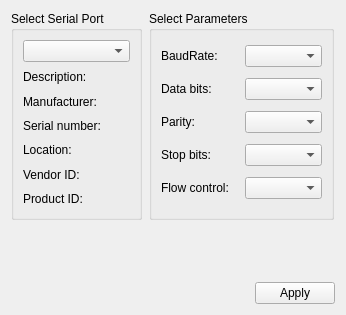
<?xml version="1.0" encoding="UTF-8"?>
<ui version="4.0">
 <class>Settings</class>
 <widget class="QMainWindow" name="Settings">
  <property name="geometry">
   <rect>
    <x>0</x>
    <y>0</y>
    <width>346</width>
    <height>315</height>
   </rect>
  </property>
  <property name="windowTitle">
   <string>MainWindow</string>
  </property>
  <widget class="QWidget" name="centralwidget">
   <widget class="QGroupBox" name="parametersBox">
    <property name="geometry">
     <rect>
      <x>149</x>
      <y>11</y>
      <width>185</width>
      <height>209</height>
     </rect>
    </property>
    <property name="title">
     <string>Select Parameters</string>
    </property>
    <layout class="QGridLayout" name="gridLayout_2">
     <item row="0" column="0">
      <widget class="QLabel" name="baudRateLabel">
       <property name="text">
        <string>BaudRate:</string>
       </property>
      </widget>
     </item>
     <item row="0" column="1">
      <widget class="QComboBox" name="baudRateBox"/>
     </item>
     <item row="1" column="0">
      <widget class="QLabel" name="dataBitsLabel">
       <property name="text">
        <string>Data bits:</string>
       </property>
      </widget>
     </item>
     <item row="1" column="1">
      <widget class="QComboBox" name="dataBitsBox"/>
     </item>
     <item row="2" column="0">
      <widget class="QLabel" name="parityLabel">
       <property name="text">
        <string>Parity:</string>
       </property>
      </widget>
     </item>
     <item row="2" column="1">
      <widget class="QComboBox" name="parityBox"/>
     </item>
     <item row="3" column="0">
      <widget class="QLabel" name="stopBitsLabel">
       <property name="text">
        <string>Stop bits:</string>
       </property>
      </widget>
     </item>
     <item row="3" column="1">
      <widget class="QComboBox" name="stopBitsBox"/>
     </item>
     <item row="4" column="0">
      <widget class="QLabel" name="flowControlLabel">
       <property name="text">
        <string>Flow control:</string>
       </property>
      </widget>
     </item>
     <item row="4" column="1">
      <widget class="QComboBox" name="flowControlBox"/>
     </item>
    </layout>
   </widget>
   <widget class="QGroupBox" name="selectBox">
    <property name="geometry">
     <rect>
      <x>11</x>
      <y>11</y>
      <width>131</width>
      <height>209</height>
     </rect>
    </property>
    <property name="title">
     <string>Select Serial Port</string>
    </property>
    <layout class="QGridLayout" name="gridLayout">
     <item row="0" column="0">
      <widget class="QComboBox" name="serialPortInfoListBox"/>
     </item>
     <item row="6" column="0">
      <widget class="QLabel" name="pidLabel">
       <property name="text">
        <string>Product ID:</string>
       </property>
      </widget>
     </item>
     <item row="3" column="0">
      <widget class="QLabel" name="serialNumberLabel">
       <property name="text">
        <string>Serial number:</string>
       </property>
      </widget>
     </item>
     <item row="5" column="0">
      <widget class="QLabel" name="vidLabel">
       <property name="text">
        <string>Vendor ID:</string>
       </property>
      </widget>
     </item>
     <item row="4" column="0">
      <widget class="QLabel" name="locationLabel">
       <property name="text">
        <string>Location:</string>
       </property>
      </widget>
     </item>
     <item row="2" column="0">
      <widget class="QLabel" name="manufacturerLabel">
       <property name="text">
        <string>Manufacturer:</string>
       </property>
      </widget>
     </item>
     <item row="1" column="0">
      <widget class="QLabel" name="descriptionLabel">
       <property name="text">
        <string>Description:</string>
       </property>
      </widget>
     </item>
    </layout>
   </widget>
   <widget class="QWidget" name="layoutWidget">
    <property name="geometry">
     <rect>
      <x>4</x>
      <y>280</y>
      <width>331</width>
      <height>27</height>
     </rect>
    </property>
    <layout class="QHBoxLayout" name="horizontalLayout">
     <item>
      <spacer name="horizontalSpacer">
       <property name="orientation">
        <enum>Qt::Horizontal</enum>
       </property>
       <property name="sizeHint" stdset="0">
        <size>
         <width>96</width>
         <height>20</height>
        </size>
       </property>
      </spacer>
     </item>
     <item>
      <widget class="QPushButton" name="applyButton">
       <property name="text">
        <string>Apply</string>
       </property>
      </widget>
     </item>
    </layout>
   </widget>
  </widget>
 </widget>
 <resources/>
 <connections/>
</ui>
